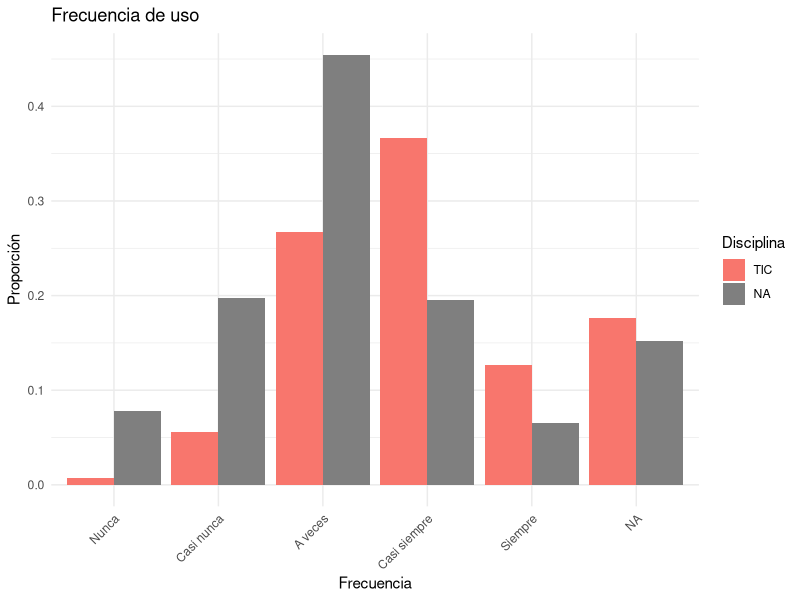
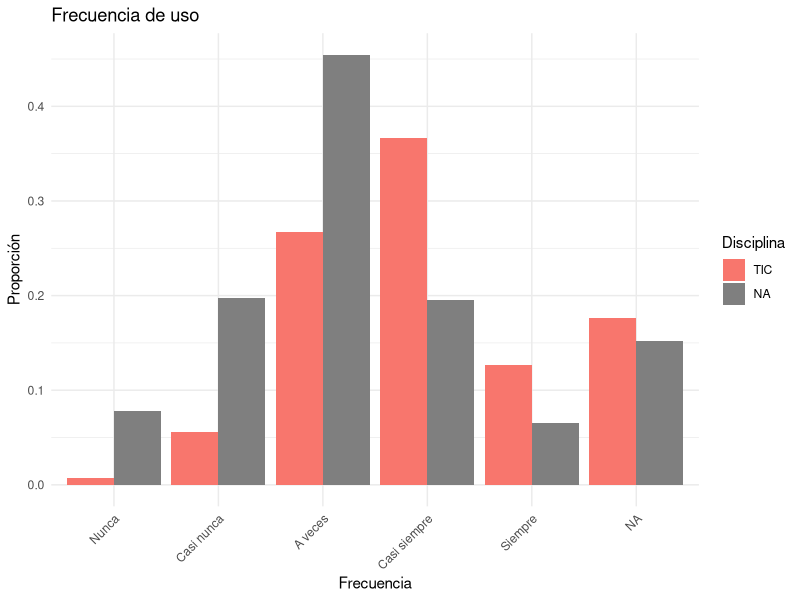

Generate these figures, in order, with R:
library(ggplot2)
library(dplyr)

frecuencias_data <- read.csv("data/frecuencias.csv", header = TRUE, sep = ";")

porcentajes_data <-  frecuencias_data %>% group_by(Disciplina,Frecuencia) %>%
  summarise(Número = n()) %>%
  mutate(Proporción = Número / sum(Número))
porcentajes_data$Disciplina <- factor(porcentajes_data$Disciplina,
                                      levels = c("FFL",
                                                 "TIC",
                                                 "Otras")
                                      )
porcentajes_data$Frecuencia <- factor(porcentajes_data$Frecuencia,
                                      levels = c("Nunca", "Casi nunca", "A veces", "Casi siempre", "Siempre"))

ggplot(porcentajes_data, aes(x=Frecuencia, fill=Disciplina, y = Proporción)) +
  geom_bar( stat="identity", position="dodge") +
  labs(title="Frecuencia de uso", x="Frecuencia", y="Proporción") +
  theme_minimal() +
  theme(axis.text.x = element_text(angle = 45, hjust = 1))
ggsave("figures/frecuencias.png", width = 10, height = 6)

frecuencia_tabla <- table( frecuencias_data$Frecuencia, frecuencias_data$Disciplina)
chisq_frecuencia <- chisq.test(frecuencia_tabla)
